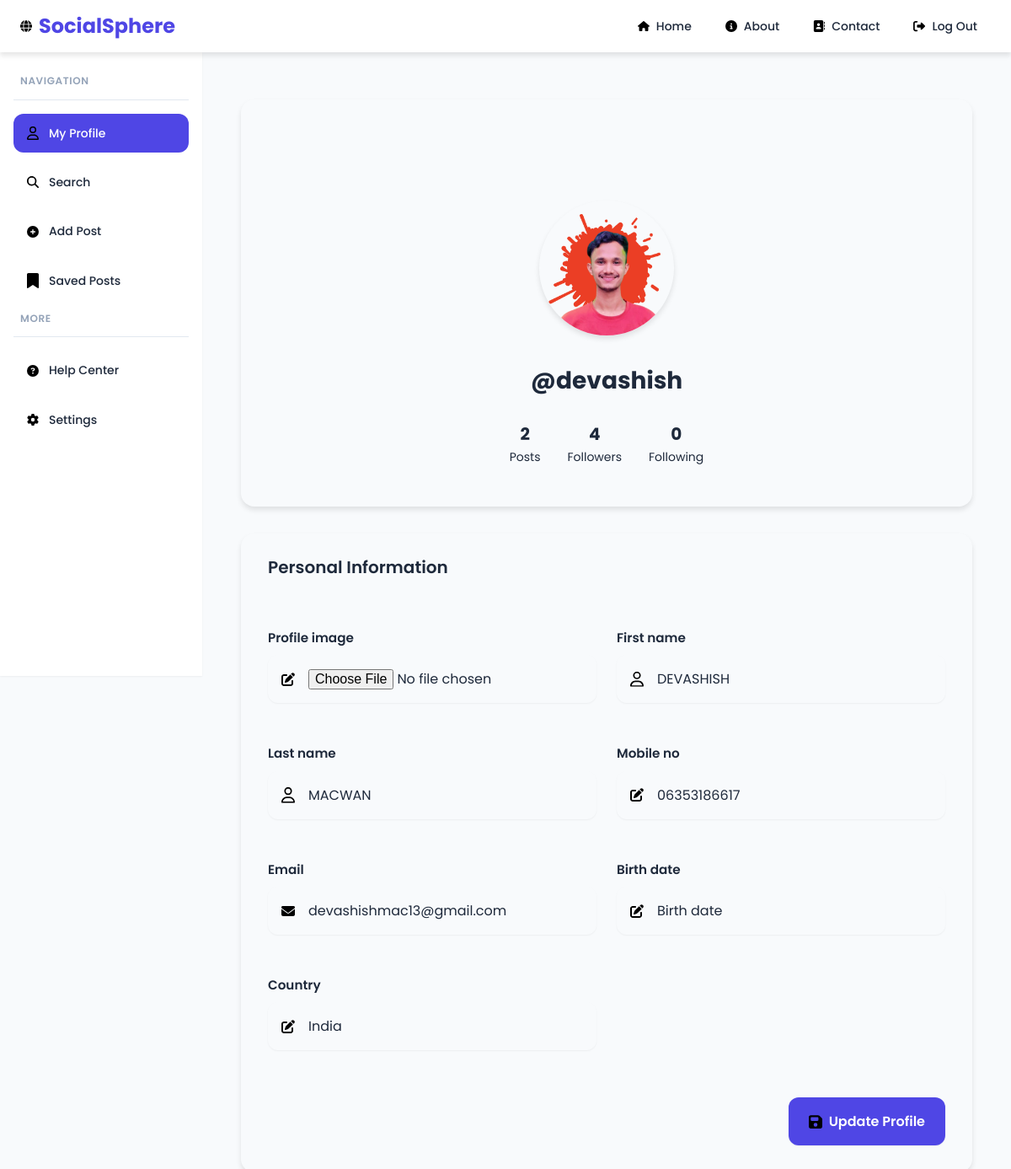
Screenshot of /accounts/profile/ (signed in) with the database file from the repository.
### accounts/models.py (models this page shows, shortened)
class UserProfile(AbstractUser):
    bio = models.TextField(blank=True)
    profile_image = models.ImageField(upload_to='profile_pics/', blank=True, null=True)
    first_name = models.CharField(max_length=30, blank=True)
    last_name = models.CharField(max_length=30, blank=True)
    mobile_no = models.CharField(max_length=15, blank=True)
    email = models.EmailField(unique=True, blank=True, null=True)
    birth_date = models.DateField(null=True, blank=True)
    country = models.CharField(max_length=50, blank=True)

### accounts/views.py (the view)
# urls.py: path('profile/', profile, name='profile'),
@login_required
def profile(request):
    if request.method == 'POST':
        form = UserProfileForm(request.POST, request.FILES, instance=request.user)
        if form.is_valid():
            form.save()
            return redirect('profile')  # Redirect to refresh the profile page
    else:
        form = UserProfileForm(instance=request.user)
    return render(request, 'accounts/profile.html', {'form': form})

### accounts/forms.py
class UserProfileForm(forms.ModelForm):
    class Meta:
        model = UserProfile
        fields = ['profile_image', 'first_name', 'last_name', 'mobile_no', 'email', 'birth_date', 'country']

### accounts/templates/accounts/profile.html (shortened to what this page needs)
{% extends 'base.html' %}
{% load static %}
{% block content %}
<div class="profile-page">
  <div class="profile-header animate-fade-in">
    <div class="profile-cover"></div>
    <div class="profile-info">
      <div class="profile-image-container">
        {% if user.profile_image %}
        <img src="{{ user.profile_image.url }}" alt="Profile Picture"
          class="profile-image" id="profile-image">
        {% else %}
        <div class="profile-image-placeholder" id="profile-image">
          {{user.username|first|upper }}</div>
        {% endif %}
      </div>
      <h1 class="profile-username">@{{ user.username }}</h1>
      <div class="profile-meta">
        <div class="profile-stat">
          <span class="stat-value">{{ user.posts.count|default:"0" }}</span>
          <span class="stat-label">Posts</span>
        </div>
        <div class="profile-stat">
          <span class="stat-value">{{ user.followers.count|default:"0" }}</span>
          <span class="stat-label">Followers</span>
        </div>
        <div class="profile-stat">
          <span class="stat-value">{{ user.following.count|default:"0" }}</span>
          <span class="stat-label">Following</span>
        </div>
      </div>
    </div>
  </div>
  <div class="profile-content">
    <div class="profile-form-card animate-fade-in"
      style="animation-delay: 0.2s;">
      <div class="card-header">
        <h2 class="card-title">Personal Information</h2>
      </div>
      <div class="card-body">
        <form method="post" enctype="multipart/form-data" class="profile-form">
          <div class="form-grid">
            {% for field in form %}
            <div class="form-group">
              <label for="{{ field.id_for_label }}"
                class="form-label">{{ field.label }}</label>
              <div class="input-with-icon">
                {% if field.name == 'first_name' or field.name == 'last_name' %}
                <img class="input-icon"
                  src="{% static 'Icons/user.svg' %}"
                  alt="User Icon" width="16px">
                {% elif field.name == 'email' %}
                <img class="input-icon"
                  src="{% static 'Icons/envelope-solid.svg' %}"
                  alt="User Icon" width="16px">
                {% elif field.name == 'bio' %}
                <img class="input-icon"
                  src="{% static 'Icons/circle-info-solid.svg' %}"
                  alt="User Icon" width="16px">
                {% elif field.name == 'website' %}
                <img class="input-icon"
                  src="{% static 'Icons/globe-solid.svg' %}"
                  alt="User Icon">
                {% elif field.name == 'location' %}
                <img class="input-icon"
                  src="{% static 'Icons/location-dot-solid.svg' %}"
                  alt="User Icon">
                {% elif field.name == 'phone' %}
                <img class="input-icon"
                  src="{% static 'Icons/phone-solid.svg' %}"
                  alt="User Icon">
                {% else %}
                <img class="input-icon"
                  src="{% static 'Icons/pen-to-square-solid.svg' %}"
                  alt="User Icon" width="16px">
                {% endif %}
                {% if field.field.widget.input_type == 'textarea' %}
                <textarea id="{{ field.id_for_label }}" name="{{ field.name }}"
                  class="form-control"
                  placeholder="{{ field.label }}">{{ field.value|default:'' }}</textarea>
                {% else %}
                <input type="{{ field.field.widget.input_type }}"
                  id="{{ field.id_for_label }}" name="{{ field.name }}"
                  class="form-control" placeholder="{{ field.label }}"
                  value="{{ field.value|default:'' }}" />
                {% endif %}
              </div>
            </div>
            {% endfor %}
          </div>
          <div class="form-actions">
            <button type="submit" class="btn-primary" id="update-profile-btn">
              <img class="form-icon"
                src="{% static 'Icons/floppy-disk-solid.svg' %}"
                alt="User Icon" width="16px">
              <span>Update Profile</span>
            </button>
          </div>
        </form>
      </div>
    </div>
  </div>
</div>
{% endblock %}

### rows the page displays
UserProfile: profile_image (picture), username "devashish", posts.count "2", followers.count "4", following.count "0", first_name "DEVASHISH" "MACWAN" "06353186617" "devashishmac13@gmail.com" "India"

### other values shown
{{ field.label }} "Profile image" "First name" "Last name" "Mobile no" "Email" "Birth date" "Country"
